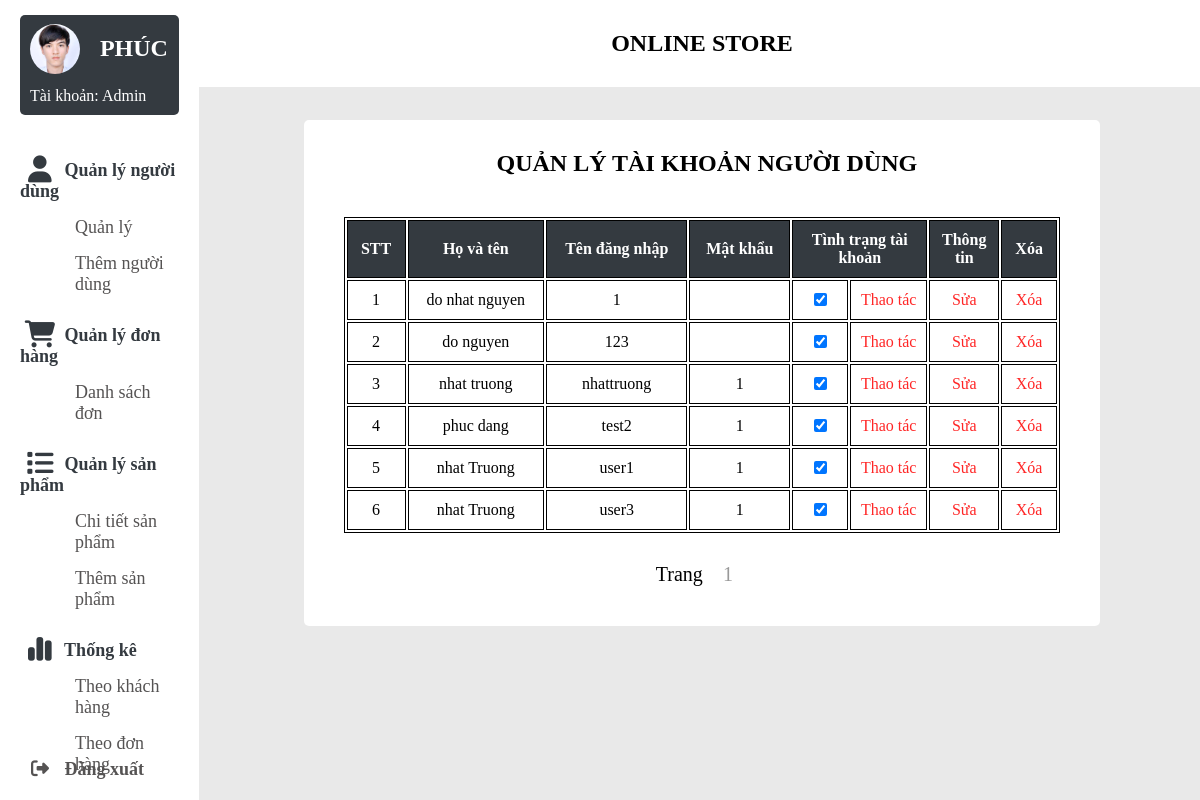
The app's page /admin/index.php with its own data.
### tables this page shows
CREATE TABLE `taikhoan` (
  `username` varchar(50) NOT NULL,
  `password` varchar(50) NOT NULL,
  `ho` varchar(50) NOT NULL,
  `ten` varchar(50) NOT NULL,
  `phone` varchar(15) NOT NULL,
  `email` varchar(50) NOT NULL,
  `sex` varchar(50) NOT NULL,
  `date` date NOT NULL,
  `isadmin` tinyint(1) NOT NULL DEFAULT 0,
  `status` tinyint(1) NOT NULL DEFAULT 1
);

### admin/index.php (the view, shortened to what this page needs)
<?php
global $conn;
$username_admin = $_GET['admin'];
?>
<span style="font-family: verdana, geneva, sans-serif;">
<!DOCTYPE html>
<html lang="en">
<head>
<link rel="stylesheet" href="style/style_admin.css" />
<link rel="stylesheet" href="style/style_useradmin.css">
<link rel="stylesheet" href="https://cdnjs.cloudflare.com/ajax/libs/font-awesome/6.5.0/css/all.min.css" />
</head>
<body>
<div class="container">
    <?php include 'navbar.php' ?>;
    <div class="top-banner">
        <p>online store</p>
    </div>
    <section class="main">
    <div class="main-top"></div>
    <div class="background-section">
        <div class="main-body">
            <h1>QUẢN LÝ TÀI KHOẢN NGƯỜI DÙNG</h1>
        </div>
        <?php
        $records_per_page = 10;
        $sql_count = "SELECT COUNT(*) AS total_records FROM cart_detail";
        $result_count = $conn->query($sql_count);
        $row_count = $result_count->fetch_assoc();
        $total_records = $row_count['total_records'];
        $total_pages = ceil($total_records / $records_per_page);
        $current_page = isset($_GET['page']) ? $_GET['page'] : 1;
        $offset = ($current_page - 1) * $records_per_page;
        $sql_offset = "SELECT * FROM taikhoan where isadmin = 0 LIMIT $records_per_page OFFSET $offset";
        $result_offset = $conn->query($sql_offset);
        $pagination = "<div class='pagination' style='font-size: 20px;'> Trang ";
        for ($i = 1; $i <= $total_pages; $i++) {
            $pagination .= "<a style='text-decoration: none; padding: 0; min-width: 2.5rem; text-align: center; height: 1.875rem; font-size: 1.25rem; margin-left: .9375rem; margin-right: .9375rem; color: rgba(0,0,0,.4); display: inline; justify-content: center;' href='?admin=$username_admin&page=$i'>$i</a>";
        }
        $pagination .= "</div>";
        ?>
        <table style="width:90%">
        <tr>
            <th class="stt">STT</th>
            <th>Họ và tên</th>
            <th>Tên đăng nhập</th>
            <th>Mật khẩu</th>
            <th style="width: 18%;" colspan="2">Tình trạng tài khoản</th>
            <th class="thongtin">Thông tin</th>
            <th class="delete">Xóa</th>
        </tr>
        <tr>
            <?php
            if ($result_offset->num_rows > 0) {
            $x = 1;
                while ($row = $result_offset->fetch_assoc()) {
            ?>
                <td class="stt"> <?php echo ($x++) ?> </td>
                <td class="stt"> <?php echo ($row['ho'] . " " . $row['ten']) ?> </td>
                <td class="stt"> <?php echo ($row['username']) ?> </td>
                <td class="stt"> <?php echo $row['password'] ?> </td>
                <form method="POST">
                    <td class="status stt">
                        <input type="checkbox" name="lock" value="1" <?php if ($row['status'] == 1) echo "checked"; ?>>
                    </td>
                    <td class="khoa">
                        <input type="submit" name="submit" value="Thao tác">
                    </td>
                    <td class="sua">
                        <input type="submit" name="submitFix" class="sua" value="Sửa">
                    </td>
                    <td class="sua">
                        <input type="submit" name="xoa" class="delete" value="Xóa">
                    </td>
              </form>
        </tr>
        <?php } } ?>
        </table>
        <div style="padding-top: 30px">
        <?php
            echo $pagination;
        ?>
    </div>
    </section>
</div>
</body>
</html>

### admin/style/style_admin.css (style rules this page uses)
* { margin: 0; padding: 0; outline: none; border: none; text-decoration: none; list-style: none; box-sizing: border-box; font-family: 'Times New Roman', Times, serif; }
body { background: rgb(233, 233, 233); overflow-y: scroll; }
.container { display:flex; }
img, h1 { margin-left: 10px; }
.top-banner { top: 0; left: 0; position: fixed; width: 85% ; padding: 30px; z-index: 6666; background-color: #fff; margin-left: 16% ; }
p { text-align: center ; font-weight: bold; font-size: 24px; text-transform: uppercase; }
.main { width: 100% ; text-align: center; }
.main-top { padding: 50px; }
.main-body { padding: 10px 10px 10px 20px; }
h1 { margin: 20px 10px; }
.background-section { background-color: white; margin-top: 2%; margin-bottom: 4% ; margin-left: 100px; margin-right: 100px; border-radius: 5px; }

### admin/style/style_useradmin.css (style rules this page uses)
table { margin-left: 5%; margin-top: 10px; }
table, th, td { border:1px solid black; text-align: left; }
th { background-color: #343a40; color: white; font-size: 16px; }
th,td { padding: 10px; }
th, .stt { text-align: center; }
.thongtin { width: 10%; }
.sua { color: blue; text-align: center; }
.background-section { padding-bottom: 4%; margin-bottom: 3%; margin-left: 100px; margin-right: 100px; border-radius: 5px; }
input[type="submit"] { font-size: 16px; background-color: white; color: rgba(255, 0, 0, 0.85); }
.khoa { text-align: center; width: 10%; }

### records on screen
taikhoan: ho "do nhat", ten "nguyen", username "1", status "☑"
taikhoan: ho "do", ten "nguyen", username "123", status "☑"
taikhoan: ho "nhat", ten "truong", username "nhattruong", password "1", status "☑"
taikhoan: ho "phuc", ten "dang", username "test2", password "1", status "☑"
taikhoan: ho "nhat", ten "Truong", username "user1", password "1", status "☑"
taikhoan: ho "nhat", ten "Truong", username "user3", password "1", status "☑"
